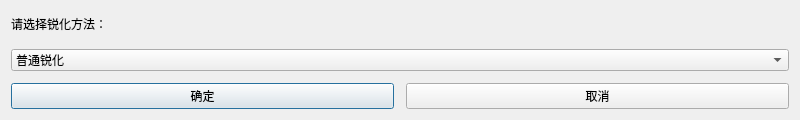
<?xml version="1.0" encoding="UTF-8"?>
<ui version="4.0">
 <class>Dialog</class>
 <widget class="QDialog" name="Dialog">
  <property name="geometry">
   <rect>
    <x>0</x>
    <y>0</y>
    <width>800</width>
    <height>120</height>
   </rect>
  </property>
  <property name="windowTitle">
   <string>选择锐化方法</string>
  </property>
  <property name="windowIcon">
   <iconset>
    <normaloff>icon/1.svg</normaloff>icon/1.svg</iconset>
  </property>
  <layout class="QVBoxLayout" name="verticalLayout_2">
   <item>
    <layout class="QVBoxLayout" name="verticalLayout" stretch="1,5,1">
     <property name="spacing">
      <number>12</number>
     </property>
     <item>
      <widget class="QLabel" name="label">
       <property name="styleSheet">
        <string notr="true">QLabel {  
        color: rgb(85,85,85); /* 设置标签文本颜色 */ 
        font:12px \&quot;Microsoft YaHei\&quot;; 
        font-weight:bold; 
    }</string>
       </property>
       <property name="text">
        <string>请选择锐化方法：</string>
       </property>
      </widget>
     </item>
     <item>
      <widget class="QComboBox" name="comboBox">
       <property name="styleSheet">
        <string notr="true">QComboBox{

    font-size:14px \&quot;Microsoft YaHei\&quot;;
    padding: 1px 15px 1px 3px;
    border:2px solid rgba(89, 217, 212, 50); /* 设置输入框边框 */
    border-radius:5px 5px 0px 0px;
} 
/*下拉按钮*/
QComboBox::drop-down {
    subcontrol-origin: padding;
    subcontrol-position: top right;
    width: 15px;
    border:none;
}
/*箭头图标*/
QComboBox::down-arrow {
    /*image: url(:/res/work/dateDown.png);*/
}
/*下拉列表*/
QComboBox QAbstractItemView{
	background:rgba(255, 255, 255, 50);
    border:1px solid rgba(255, 255, 255, 50);
    border-radius:5px 5px 5px 5px;
	font-size:14px;
    outline: 0px;  
}
QComboBox QAbstractItemView::item{
	height:36px;
	color:rgba(255, 255, 255, 50);
	padding-left:9px;
	background-color:rgba(255, 255, 255, 50);
}
QComboBox QAbstractItemView::item:hover{ 
    background-color:rgba(89, 217, 212, 50);

}
QComboBox QAbstractItemView::item:selected{
    background-color:rgba(89, 217, 212, 50);

}
QComboBox:on { 
    padding-top: 3px;
    padding-left: 4px;
}
QComboBox::down-arrow:on { 
    top: 1px;
    left: 1px;
}</string>
       </property>
       <item>
        <property name="text">
         <string>普通锐化</string>
        </property>
        <property name="icon">
         <iconset>
          <normaloff>icon/signal-strength (1).png</normaloff>icon/signal-strength (1).png</iconset>
        </property>
       </item>
       <item>
        <property name="text">
         <string>拉普拉斯锐化</string>
        </property>
        <property name="icon">
         <iconset>
          <normaloff>icon/signal-strength (2).png</normaloff>icon/signal-strength (2).png</iconset>
        </property>
       </item>
       <item>
        <property name="text">
         <string>模板锐化</string>
        </property>
        <property name="icon">
         <iconset>
          <normaloff>icon/signal-strength.png</normaloff>icon/signal-strength.png</iconset>
        </property>
       </item>
      </widget>
     </item>
     <item>
      <layout class="QHBoxLayout" name="horizontalLayout">
       <item>
        <widget class="QPushButton" name="pushButton">
         <property name="styleSheet">
          <string notr="true">QPushButton {
	background-color: rgba(47, 125, 238, 90);
        border-radius:3px; 
        min-height:30px; 
        min-width:60px; 
        font:13px \&quot;Microsoft YaHei\&quot;;
    }
QPushButton:hover {
        background-color:rgba(85, 255, 255, 50);
    }
QPushButton:pressed {
  background-color:rgba(90,216,212,50);
  color:rgb(40,92,90);
    }</string>
         </property>
         <property name="text">
          <string>确定</string>
         </property>
        </widget>
       </item>
       <item>
        <widget class="QPushButton" name="pushButton_2">
         <property name="styleSheet">
          <string notr="true">QPushButton {
	background-color: rgba(47, 125, 238, 90);
        border-radius:3px; 
        min-height:30px; 
        min-width:60px; 
        font:13px \&quot;Microsoft YaHei\&quot;;
    }
QPushButton:hover {
        background-color:rgba(85, 255, 255, 50);
    }
QPushButton:pressed {
  background-color:rgba(90,216,212,50);
  color:rgb(40,92,90);
    }</string>
         </property>
         <property name="text">
          <string>取消</string>
         </property>
        </widget>
       </item>
      </layout>
     </item>
    </layout>
   </item>
  </layout>
 </widget>
 <resources/>
 <connections>
  <connection>
   <sender>pushButton</sender>
   <signal>clicked()</signal>
   <receiver>Dialog</receiver>
   <slot>accept()</slot>
   <hints>
    <hint type="sourcelabel">
     <x>146</x>
     <y>99</y>
    </hint>
    <hint type="destinationlabel">
     <x>119</x>
     <y>5</y>
    </hint>
   </hints>
  </connection>
  <connection>
   <sender>pushButton_2</sender>
   <signal>clicked()</signal>
   <receiver>Dialog</receiver>
   <slot>reject()</slot>
   <hints>
    <hint type="sourcelabel">
     <x>504</x>
     <y>98</y>
    </hint>
    <hint type="destinationlabel">
     <x>519</x>
     <y>-1</y>
    </hint>
   </hints>
  </connection>
 </connections>
</ui>
